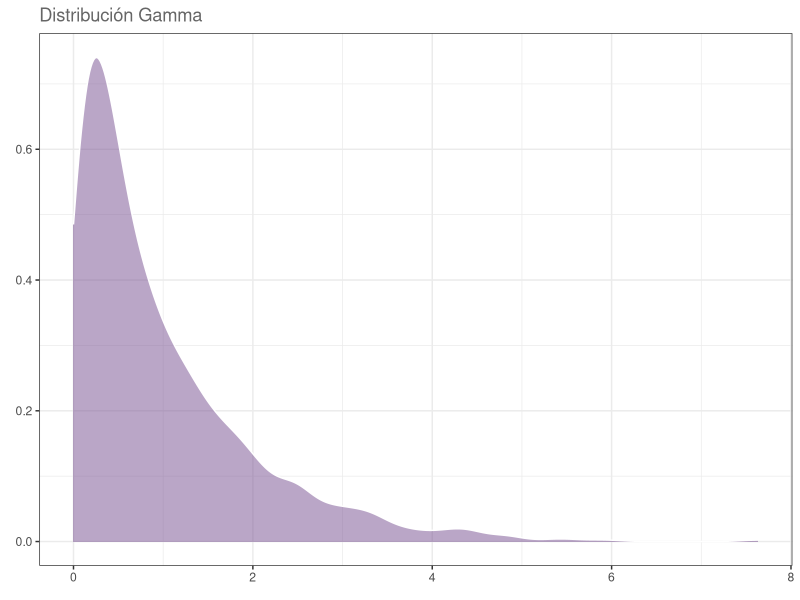
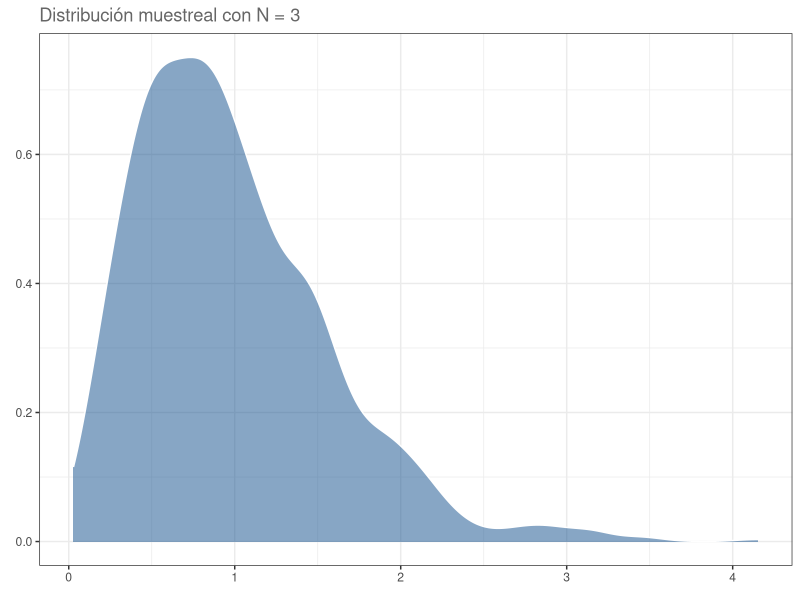
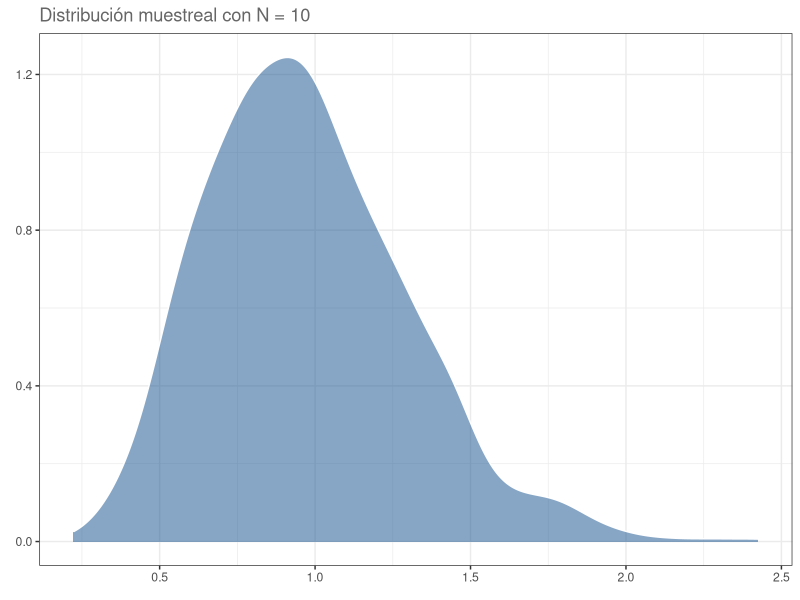
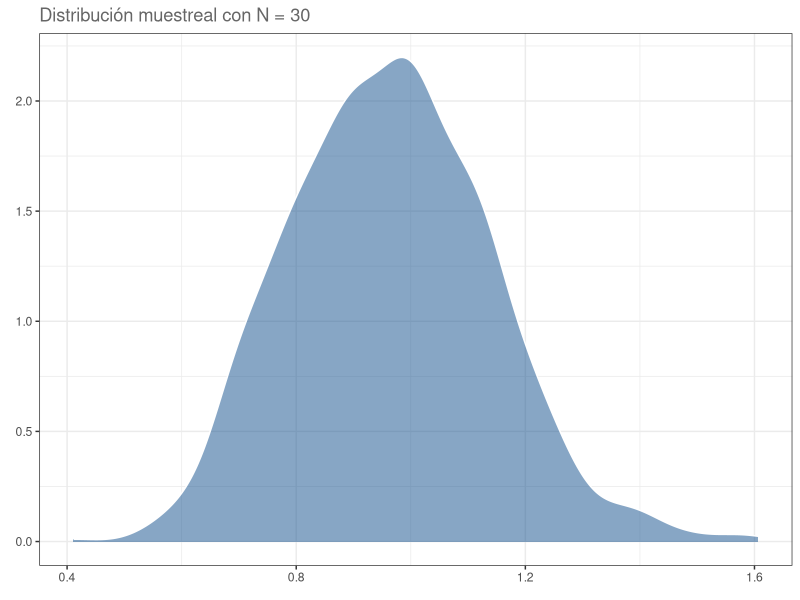
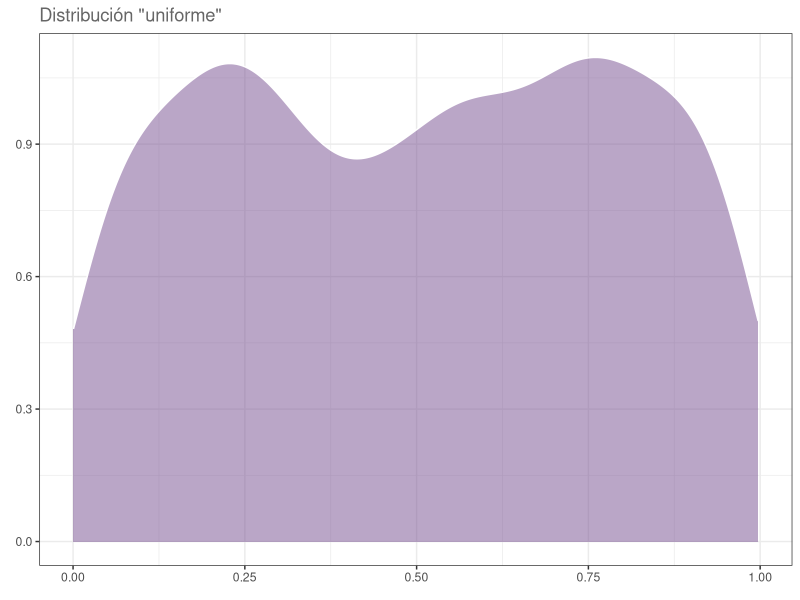
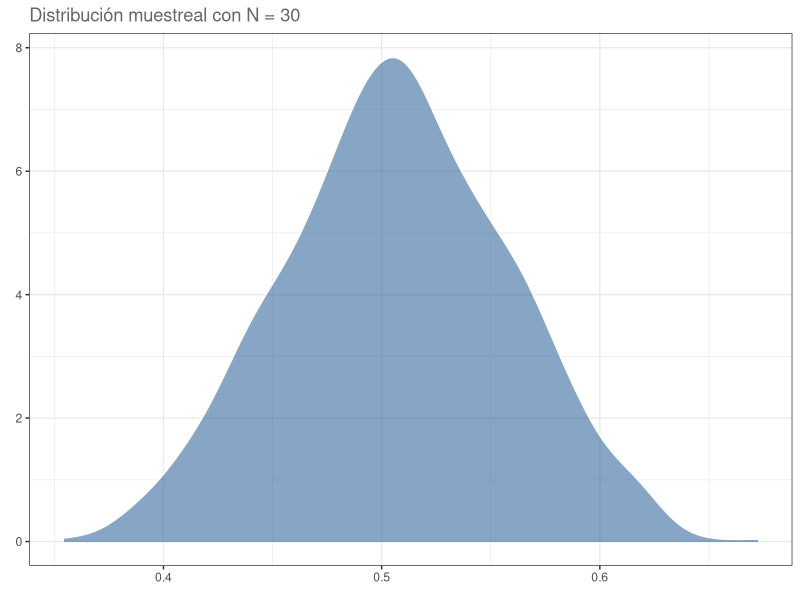
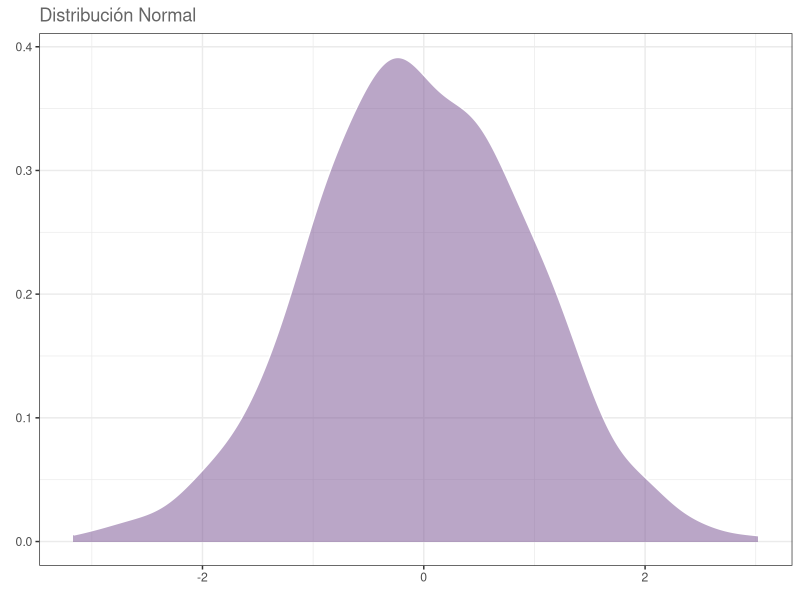
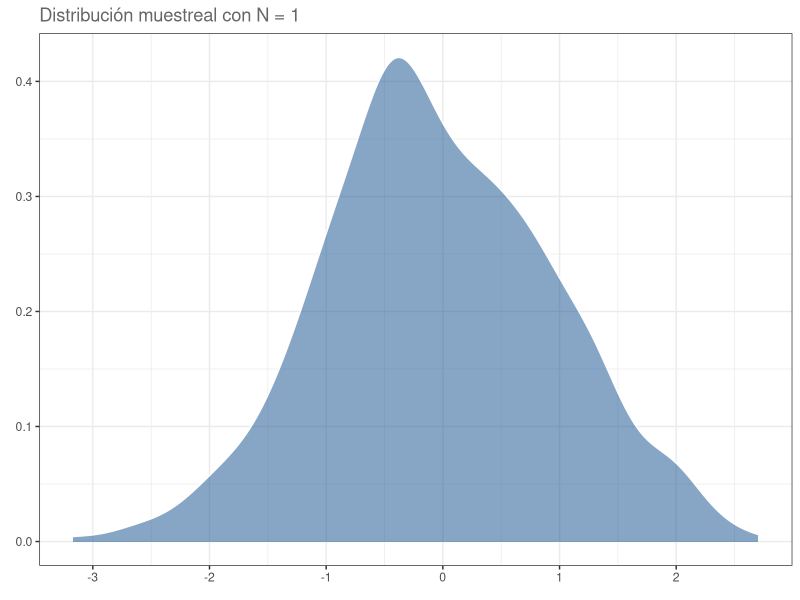

Write the R code that produced these figures, in order. (Note: this script raises an error after producing the figures.)
## ---- chunk 1
knitr::opts_chunk$set(R.options = list(width = 80))
## ---- chunk 2
library(ggplot2)
library(corrplot)
library(gridExtra)
library(rstatix)
library(dplyr)
library(ggpubr)
## ---- chunk 3
set.seed(0)
datos <- data.frame(x = 1:1000, y = rgamma(1000, 1))
gamma <- ggplot(data = datos, aes(y)) + 
         geom_density(fill = rgb(118,78,144,
                                 maxColorValue = 255),
                      alpha = 0.5, colour = "white") +
         theme_bw() +
         labs(title = "Distribución Gamma",
              x = element_blank(),
              y = element_blank()) +
         theme(text = element_text(colour = "gray40"))

#cairo_pdf("gamma.pdf", family = "Montserrat",
#          height = 5, width = 5*1.6, pointsize = 20)
gamma
#dev.off()
## ---- chunk 4
N = 3
medias <- data.frame(x = 1:1000,
                     y = replicate(1000,
                                   mean(sample(datos$y, N))))


dist_n3 <- ggplot(data = medias, aes(y)) +
           geom_density(fill = "dodgerblue4",
                        alpha = 0.5, colour = "white") +
           theme_bw() +
           labs(title = sprintf("Distribución muestreal con N = %d", N),
                x = element_blank(),
                y = element_blank()) +
           theme(text = element_text(colour = "gray40"))

#cairo_pdf("n_3.pdf", family = "Montserrat",
#          height = 5, width = 5*1.6, pointsize = 20)
dist_n3
#dev.off()
## ---- chunk 5
N = 10
medias <- data.frame(x = 1:1000,
                     y = replicate(1000,
                                   mean(sample(datos$y, N))))

dist_n10 <- ggplot(data = medias, aes(y)) +
            geom_density(fill = "dodgerblue4",
                         alpha = 0.5, colour = "white") +
            theme_bw() +
            labs(title = sprintf("Distribución muestreal con N = %d",
                                 N),
                 x = element_blank(),
                 y = element_blank()) +
            theme(text = element_text(colour = "gray40"))

#cairo_pdf("n_10.pdf", family = "Montserrat",
#          height = 5, width = 5*1.6, pointsize = 20)
dist_n10
#dev.off()
## ---- chunk 6
N = 30
medias <- data.frame(x = 1:1000,
                     y = replicate(1000, mean(sample(datos$y, N))))


dist_n30 <- ggplot(data = medias, aes(y)) +
            geom_density(fill = "dodgerblue4",
                         alpha = 0.5, colour = "white") +
            theme_bw() +
            labs(title = sprintf("Distribución muestreal con N = %d",
                                 N),
                 x = element_blank(),
                 y = element_blank()) +
            theme(text = element_text(colour = "gray40"))

#cairo_pdf("n_30.pdf", family = "Montserrat",
#           height = 5, width = 5*1.6, pointsize = 20)
dist_n30
#dev.off()
## ---- chunk 7
N = 30
datos <- data.frame(x = 1:1000, y = runif(1000))
unif <- ggplot(data = datos, aes(y)) + 
        geom_density(fill = rgb(118,78,144,
                                maxColorValue = 255),
                     alpha = 0.5, colour = "white") +
        theme_bw() +
        labs(title = "Distribución \"uniforme\"",
             x = element_blank(),
             y = element_blank()) +
        theme(text = element_text(colour = "gray40"))

#cairo_pdf("unif.pdf", family = "Montserrat",
#           height = 5, width = 5*1.6, pointsize = 20)
unif
#dev.off()
## ---- chunk 8
medias <- data.frame(x = 1:1000,
                     y = replicate(1000,
                                   mean(sample(datos$y, N))))

dist_n30 <- ggplot(data = medias, aes(y)) +
            geom_density(fill = "dodgerblue4",
                         alpha = 0.5,
                         colour = "white") +
            theme_bw() +
            labs(title = sprintf("Distribución muestreal con N = %d",
                                 N),
                 x = element_blank(),
                 y = element_blank()) +
            theme(text = element_text(colour = "gray40"))

#cairo_pdf("n_30u.pdf", family = "Montserrat",
#          height = 5, width = 5*1.6, pointsize = 20)
dist_n30
#dev.off()
## ---- chunk 9
N = 1
datos <- data.frame(x = 1:1000, y = rnorm(1000))
norm <- ggplot(data = datos, aes(y)) + 
        geom_density(fill = rgb(118,78,144,
                                maxColorValue = 255),
                     alpha = 0.5,
                     colour = "white") +
        theme_bw() +
        labs(title = "Distribución Normal",
             x = element_blank(),
             y = element_blank()) +
        theme(text = element_text(colour = "gray40"))

#cairo_pdf("norm.pdf", family = "Montserrat",
#          height = 5, width = 5*1.6, pointsize = 20)
norm
#dev.off()
## ---- chunk 10
medias <- data.frame(x = 1:1000,
                     y = replicate(1000,
                                   mean(sample(datos$y, N))))

dist_n1 <- ggplot(data = medias, aes(y)) +
           geom_density(fill = "dodgerblue4",
                        alpha = 0.5, colour = "white") +
           theme_bw() +
           labs(title = sprintf("Distribución muestreal con N = %d",
                                N),
                x = element_blank(),
                y = element_blank()) +
           theme(text = element_text(colour = "gray40"))

#cairo_pdf("n_1.pdf", family = "Montserrat",
#          height = 5, width = 5*1.6, pointsize = 20)
dist_n1
#dev.off()
## ---- chunk 11
sexos <- c(machos = 142, hembras = 190)
sex_chi <- chisq.test(sexos)
sex_chi
## ---- chunk 12
#rmarkdown::paged_table(sex_chi)
## ---- chunk 13
chi_data <- data.frame(x = rchisq(1000, 1))

chisq_plot <- ggplot(data = chi_data, aes(x)) +
              geom_density(fill = rgb(118,78,144,
                                      maxColorValue = 255),
                           alpha = 0.5, colour = "white") +
              geom_vline(xintercept = sex_chi$statistic,
                         color = "firebrick") +
              annotate(geom = "text",
                       x = sex_chi$statistic+1.1, y = 1,
                       label = sprintf("X^2 = %.2f",
                                       round(sex_chi$statistic, 2))) +
              theme_bw() +
              labs(title = sprintf("Distribución X^2 teórica (g.l = %d)",
                                   sex_chi$parameter),
                   x = element_blank(),
                   y = element_blank()) +
             theme(text = element_text(colour = "gray40"))
#cairo_pdf("chi_plot.pdf", family = "Montserrat",
#           height = 5, width = 5*1.6, pointsize = 20)
chisq_plot
#dev.off()
## ---- chunk 14
chisq.test(sexos, p = c(0.4, 0.6))
## ---- chunk 15
vacunas <- data.frame(no_vacuna = c(23, 8, 61),
                      vacuna = c(5, 10, 77),
                      row.names = c("neumococo", "otra_neumonia",
                                    "sin_neumonia"))
vacunas
## ---- chunk 16
vacs <- chisq.test(vacunas)
vacs
## ---- chunk 17
vacs$residuals
## ---- chunk 18
contrib <- 100*((vacs$residuals^2)/vacs$statistic)
contrib
## ---- chunk 19
corrplot::corrplot(contrib, is.corr = F)
## ---- chunk 20
dc <- openxlsx::read.xlsx("data/datos_t.xlsx", sheet = 1)
dc
## ---- chunk 21
set.seed(0)
norm_plot <- ggplot(data = dc, aes(DC)) +
             geom_density(fill = rgb(118,78,144,
                                     maxColorValue = 255),
                          colour = "white", alpha = 0.5) +
             stat_function(fun = dnorm, n = 100,
                           args = list(mean = mean(dc$DC),
                                       sd = sd(dc$DC))) +
             # Límites expandidos para visualizar el
             # kde normal "completo".
             # El kde observado se encuentra extendido más allá
             # de los límites de los datos:
             xlim(c(40, 65)) + 
             theme_bw() +
             labs(title = "Gráfico de densidad de DC vs. normal teórica",
                  x = element_blank(),
                  y = element_blank()) +
             theme(text = element_text(colour = "gray40"))

#cairo_pdf("norm_plot.pdf", height = 5, width = 5*1.6, pointsize = 20)
norm_plot
#dev.off()
## ---- chunk 22
shapiro.test(dc$DC)
## ---- chunk 23
means <- NA
sds <- NA

for (i in 1:1000) {
  norm_data <- rnorm(10)
  means[i] <- mean(norm_data)
  sds[i] <- sd(norm_data)
}

mean_sd <- data.frame(mean = means, sd = sds)

prop_2 <- ggplot(data = mean_sd, aes(x = mean, y = sd)) +
          geom_point(color = "dodgerblue4", size = 2, alpha = 0.5) +
          theme_bw() +
          labs(title = 
                 "Segunda Propiedad Conocida de la Distribución Normal",
               subtitle = "1000 muestreos de una población normal",
               x = "Media",
               y = "Desviación Estándar") +
          theme(text = element_text(colour = "gray40"))
#cairo_pdf("prop_2.pdf", family = "Montserrat",
#          height = 5, width = 5*1.6, pointsize = 20)
prop_2
#dev.off()
## ---- chunk 24
means <- NA
sds <- NA

for (i in 1:1000) {
  gamma_data <- rgamma(10, shape = 1)
  means[i] <- mean(gamma_data)
  sds[i] <- sd(gamma_data)
}

mean_sd <- data.frame(mean = means, sd = sds)

prop_g <- ggplot(data = mean_sd, aes(x = mean, y = sd)) +
          geom_point(color = "dodgerblue4", size = 2, alpha = 0.5) +
          theme_bw() +
          labs(title =
                 "Segunda Propiedad Conocida de la Distribución Normal",
               subtitle = "1000 muestreos de una población gamma",
               x = "Media",
               y = "Desviación Estándar") +
          theme(text = element_text(colour = "gray40"))

#cairo_pdf("prop_g.pdf", family = "Montserrat",
#           height = 5, width = 5*1.6, pointsize = 20)
prop_g
#dev.off()
## ---- chunk 25
ks.test(dc$DC, "pnorm")
## ---- chunk 26
# Generamos una cdf normal teórica:
cdf <- data.frame(norm = rnorm(1000,
                               mean = mean(dc$DC),
                               sd = sd(dc$DC)))

# Graficamos una vs. la otra:
cdfplot <- ggplot(data = dc, aes(DC)) +
           stat_ecdf(geom = "step",
                     colour = rgb(118, 78, 144,
                                  maxColorValue = 255),
                     alpha = 1) +
           stat_ecdf(data = cdf, aes(norm),
                     geom = "line", colour = "black") +
           theme_bw() +
           labs(title = "Densidades acum. empírica y teórica para DC",
                x = element_blank(),
                y = element_blank())

#cairo_pdf("cdf.pdf", family = "Montserrat",
#          height = 5, width = 5*1.6, pointsize = 20)
cdfplot
#dev.off()
## ---- chunk 27
anov_sim <- data.frame(grupo = as.factor(c(rep("A", 1000),
                                           rep("B", 1000))),
                       y = c(rnorm(1000, mean = 10, sd = 1),
                             rnorm(1000, mean = 20, sd = 1)))

dentro_plot <- ggplot(data = anov_sim,
                      aes(y, fill = grupo, alpha = 0.5)) +
               geom_density(trim = T, show.legend = F,
                            colour = "white") +
               theme_minimal() +
               labs(title = "Varianza dentro de los grupos",
                    x = element_blank(),
                    y = element_blank()) +
               scale_y_continuous(labels = NULL) +
               xlim(c(5, 25))
dentro_plot
## ---- chunk 28
anov_sim$tot <- rnorm(200, mean = 15, sd = sd(anov_sim$y))
entre_plot <- ggplot(data = anov_sim, aes(tot)) + 
              geom_density(fill = "dodgerblue4",
                           alpha = 0.5, colour = "white") +
              theme_minimal() +
              labs(title = "Varianza entre los grupos",
                   x = element_blank(),
                   y = element_blank()) +
              scale_y_continuous(labels = NULL) +
              xlim(c(5, 25))
entre_plot
## ---- chunk 29
#cairo_pdf("anova_plot.pdf", family = "Montserrat",
#           height = 5, width = 5*1.6, pointsize = 20)
gridExtra::grid.arrange(entre_plot, dentro_plot)
#dev.off()
## ---- chunk 30
anov_sim2 <- data.frame(grupo = as.factor(c(rep("A", 1000),
                                            rep("B", 1000))),
                        y = c(rnorm(1000, mean = 10, sd = 1),
                              rnorm(1000, mean = 11, sd = 1)))
anov_sim2$tot <- rnorm(2000, mean(10.5), sd(anov_sim2$y))
dentro_plot2 <- ggplot(data = anov_sim2,
                       aes(y, fill = grupo, alpha = 0.5)) +
               geom_density(trim = T, show.legend = F,
                            colour = "white") +
               theme_minimal() +
               labs(title = "Varianza dentro de los grupos",
                    x = element_blank(),
                    y = element_blank()) +
               scale_y_continuous(labels = NULL) +
               xlim(c(5, 15))
entre_plot2 <- ggplot(data = anov_sim2, aes(tot)) + 
              geom_density(fill = "dodgerblue4",
                           alpha = 0.5, colour = "white") +
              theme_minimal() +
              labs(title = "Varianza entre los grupos",
                   x = element_blank(),
                   y = element_blank()) +
              scale_y_continuous(labels = NULL) +
              xlim(c(5, 15))
#cairo_pdf("anova_plot2.pdf", family = "Montserrat",
#           height = 5, width = 5*1.6, pointsize = 20)
gridExtra::grid.arrange(entre_plot2, dentro_plot2)
#dev.off()
## ---- chunk 31
bartlett.test(y~grupo, data = anov_sim)
## ---- chunk 32
car::leveneTest(y~grupo, data = anov_sim)
## ---- chunk 33
df <- read.table("data/Datos1.csv", header = F, skip = 1, sep = ",")
colnames(df) <- c("Dieta", "Periodo", "Rep", "LT", "PT", "id")
df$Periodo <- factor(df$Periodo, levels = c("I", "M", "F"))
head(df)
## ---- chunk 34
#Normalidad
## Data.frame a llenar
norm <- data.frame(grupo = NA, W = NA, p = NA)

## Niveles a probar:
lvls <- levels(df$Periodo)

for (i in seq_along(lvls)) {
  temp <- shapiro.test(df$PT[df$Periodo == lvls[i]])
  norm[i,] <- c(lvls[i], temp$statistic, temp$p.value)
}
norm
## ---- chunk 35
ggplot(data = df, aes(x = Periodo, y = PT, fill = Periodo)) +
  geom_violin(alpha = 0.5, show.legend = F) +
  labs(title = "Distribución de PT en los tres momentos de medición",
       x = element_blank(),
       y = element_blank()) +
  theme_bw()
## ---- chunk 36
car::leveneTest(PT~Periodo, data = df)
## ---- chunk 37
una_via <- aov(PT~Periodo, data = df)
summary(una_via)
## ---- chunk 38
TukeyHSD(una_via)
## ---- chunk 39
#Normalidad
df$Dieta <- factor(df$Dieta, levels = c("A", "B", "C"))
## Data.frame a llenar
norm <- data.frame(grupo = NA, W = NA, p = NA)

## Niveles a probar:
lvls <- levels(df$Dieta)

for (i in seq_along(lvls)) {
  temp <- shapiro.test(df$PT[df$Dieta == lvls[i]])
  norm[i,] <- c(lvls[i], temp$statistic, temp$p.value)
}
norm
## ---- chunk 40
car::leveneTest(PT~Dieta, data = df)
## ---- chunk 41
dos_vias <- aov(PT~Dieta+Periodo, data = df)
summary(dos_vias)
## ---- chunk 42
TukeyHSD(dos_vias)
## ---- chunk 43
ggplot(data = df, aes(x = Dieta, y = PT, fill = Periodo)) +
  geom_violin(alpha = 0.5, show.legend = T) +
  labs(title = "Distribución de PT en los tres momentos de medición",
       x = element_blank(),
       y = element_blank()) +
  theme_bw()
## ---- chunk 44
df$Rep <- factor(df$Rep, levels = c("A", "B"))
## ---- chunk 45
## Data.frame a llenar
norm <- data.frame(grupo = NA, W = NA, p = NA)

## Niveles a probar:
lvls <- levels(df$Rep)

for (i in seq_along(lvls)) {
  temp <- shapiro.test(df$PT[df$Rep == lvls[i]])
  norm[i,] <- c(lvls[i], temp$statistic, temp$p.value)
}
norm
## ---- chunk 46
car::leveneTest(PT~Rep, data = df)
## ---- chunk 47
fact <- aov(PT~Dieta*Periodo*Rep, data = df)
summary(fact)
## ---- chunk 48
TukeyHSD(fact)$"Periodo:Rep"
## ---- chunk 49
data("selfesteem", package = "datarium")
head(selfesteem)
## ---- chunk 50
estima <- reshape2::melt(selfesteem, # Datos a modificar
                         # Identificador para cada individuo
                         id.vars = "id",
                         # Variables en columnas
                         measure.vars = c("t1", "t2", "t3"),
                         # Nombre de la nueva variable de agrupamiento
                         variable.name = "tiempo",
                         # Nombre de la nueva variable medida
                         value.name = "estima")
head(estima)
## ---- chunk 51
# Toma el data.frame, agrúpalo por tiempo y para cada nivel
# aplica la función shapiro_test a la columna estima:
estima %>% group_by(tiempo) %>% shapiro_test(estima)
## ---- chunk 52
anova_rep1 <- rstatix::anova_test(data = estima,
                                  dv = estima, wid = id,
                                  within = tiempo)
get_anova_table(anova_rep1)
## ---- chunk 53
pwt <- pairwise_t_test(data = estima,
                       estima~tiempo, paired = T,
                       p.adjust.method = "bonferroni")
pwt
## ---- chunk 54
data("selfesteem2", package = "datarium")
estima2 <- reshape2::melt(selfesteem2, # Datos a modificar
                         # Identificadores para cada individuo
                         id.vars = c("id", "treatment"),
                         # Variables en columnas
                         measure.vars = c("t1", "t2", "t3"),
                         # Nombre de la nueva variable de agrupamiento
                         variable.name = "tiempo",
                         # Nombre de la nueva variable medida
                         value.name = "estima")
head(estima2)
## ---- chunk 55
estima2 %>% group_by(treatment, tiempo) %>% shapiro_test(estima)
## ---- chunk 56
ggpubr::ggqqplot(estima2, "estima", ggtheme = theme_bw()) +
  facet_grid(tiempo~treatment, labeller = "label_both")
## ---- chunk 57
anova_rep2 <- anova_test(data = estima2,
                         dv = estima, wid = id,
                         within = c(treatment, tiempo))
get_anova_table(anova_rep2)
## ---- chunk 58
anova_rep2_post1 <- estima2 %>%
                    # Agrupa la base por cada nivel de tiempo
                    group_by(tiempo) %>%
                    # ANOVA de medidas repetidas para cada nivel
                    anova_test(dv = estima, wid = id, 
                               within = treatment) %>%
                    # Extrae los resultados
                    get_anova_table() %>% 
                    # Ajusta los valores de p
                    adjust_pvalue(method = "bonferroni")

anova_rep2_post1
## ---- chunk 59
pwt_2 <- estima2 %>%
         group_by(tiempo) %>%
         pairwise_t_test(estima~treatment, paired = T,
                         p.adjust.method = "bonferroni")
pwt_2
